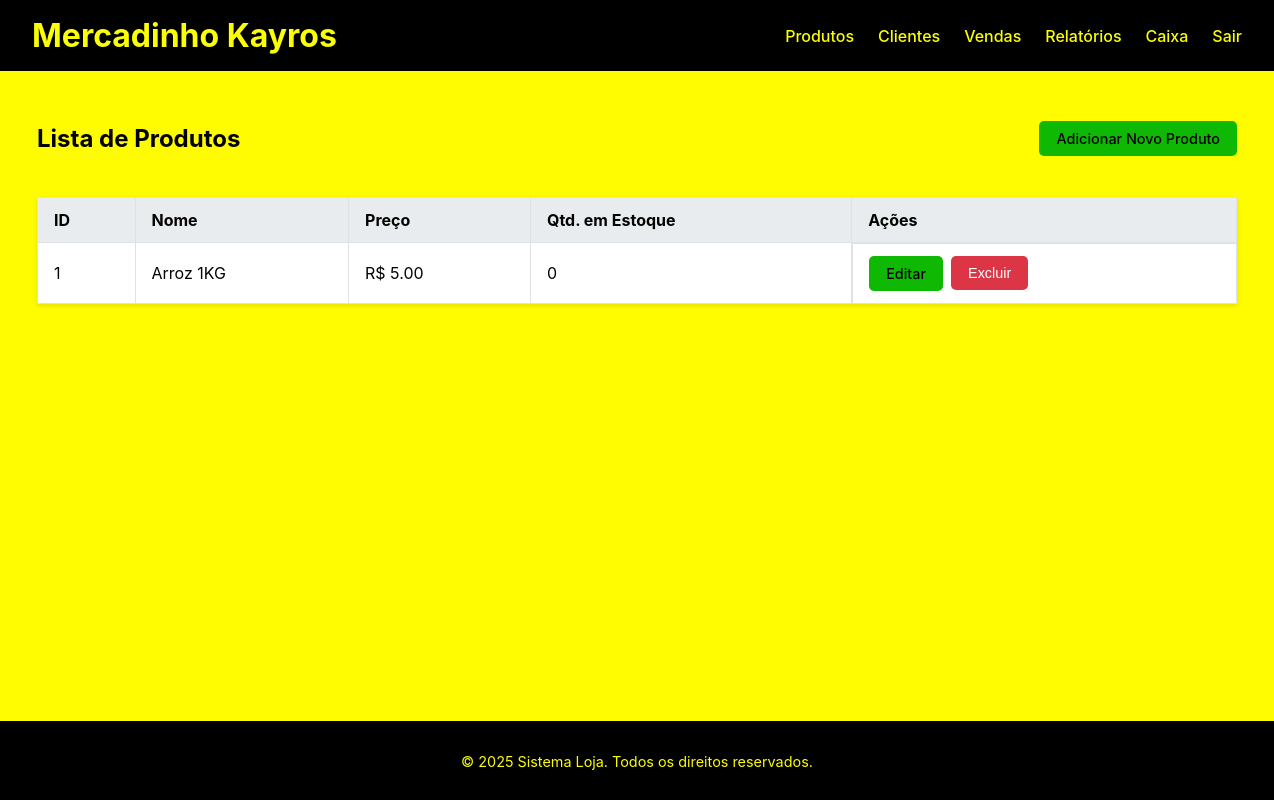
The page /produtos (signed in) on the database as committed earlier.
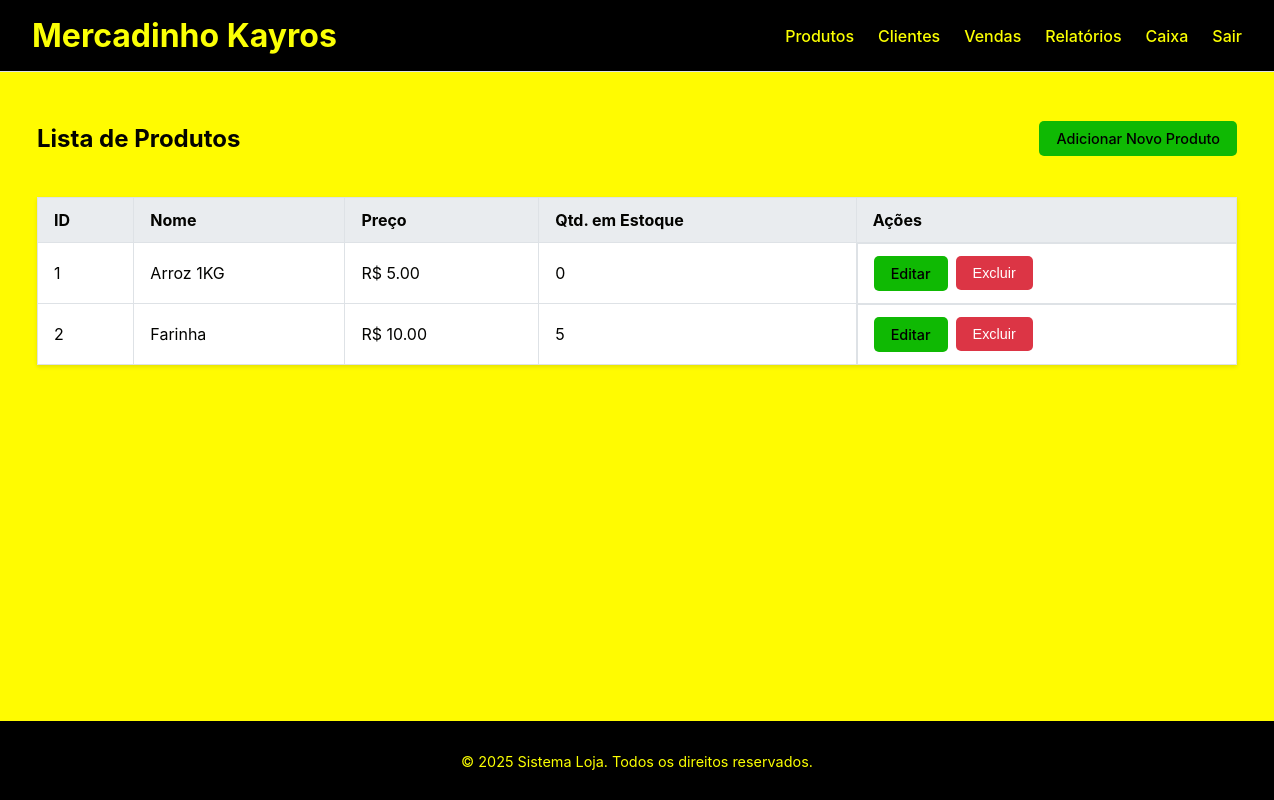
The same page on the database as committed later.
### tables this page shows
CREATE TABLE produtos (
        id INTEGER PRIMARY KEY AUTOINCREMENT,
        nome TEXT NOT NULL,
        preco REAL NOT NULL,
        quantidade INTEGER NOT NULL,
        codigo_barras TEXT UNIQUE
    );

### app.py (the view)
@app.route('/produtos')
@login_required
def produtos():
    lista_produtos = db.listar_produtos()
    return render_template('produtos.html', produtos=lista_produtos)

### app.py (called while the page is built)
@login_manager.user_loader
def load_user(user_id):
    return db.get_user_by_id(int(user_id))

@app.context_processor
def inject_current_year():
    return {'current_year': datetime.utcnow().year}

### logica_banco.py (called while the page is built)
def get_user_by_id(user_id):
    db = DatabaseManager()
    db.connect()
    user_data = db.fetch_one("SELECT * FROM usuarios WHERE id = ?", (user_id,))
    db.disconnect()
    if user_data:
        return User(id=user_data['id'], username=user_data['username'], password_hash=user_data['password_hash'])
    return None

def listar_produtos():
    db = DatabaseManager()
    db.connect()
    produtos = db.fetch_all("SELECT * FROM produtos ORDER BY nome")
    db.disconnect()
    return produtos

    def connect(self):
        self.conn = sqlite3.connect(self.db_name)
        self.conn.row_factory = sqlite3.Row # Permite acessar resultados por nome da coluna
        self.cursor = self.conn.cursor()

    def disconnect(self):
        if self.conn:
            self.conn.close()

### templates/produtos.html (shortened to what this page needs)
{% extends "base.html" %}
{% block content %}
<div class="header-container">
    <h2>Lista de Produtos</h2>
    <a href="{{ url_for('adicionar_produto') }}" class="btn btn-primary">Adicionar Novo Produto</a>
</div>
<table>
    <thead>
        <tr>
            <th>ID</th>
            <th>Nome</th>
            <th>Preço</th>
            <th>Qtd. em Estoque</th>
            <th>Ações</th>
        </tr>
    </thead>
    <tbody>
        {% for produto in produtos %}
        <tr>
            <td>{{ produto.id }}</td>
            <td>{{ produto.nome }}</td>
            <td>R$ {{ "%.2f"|format(produto.preco) }}</td>
            <td>{{ produto.quantidade }}</td>
            <td class="actions">
                <a href="{{ url_for('editar_produto', id=produto.id) }}" class="btn btn-secondary">Editar</a>
                <form action="{{ url_for('excluir_produto', id=produto.id) }}" method="POST" style="display:inline;">
                    <button type="submit" class="btn btn-danger" onclick="return confirm('Tem certeza que deseja excluir este produto?');">Excluir</button>
                </form>
            </td>
        </tr>
        {% else %}
        <tr>
            <td colspan="5">Nenhum produto cadastrado.</td>
        </tr>
        {% endfor %}
    </tbody>
</table>
{% endblock %}

Rows that differ between the two databases and show on the page:
added produtos: id "2", nome "Farinha", preco "10.00", quantidade "5"
